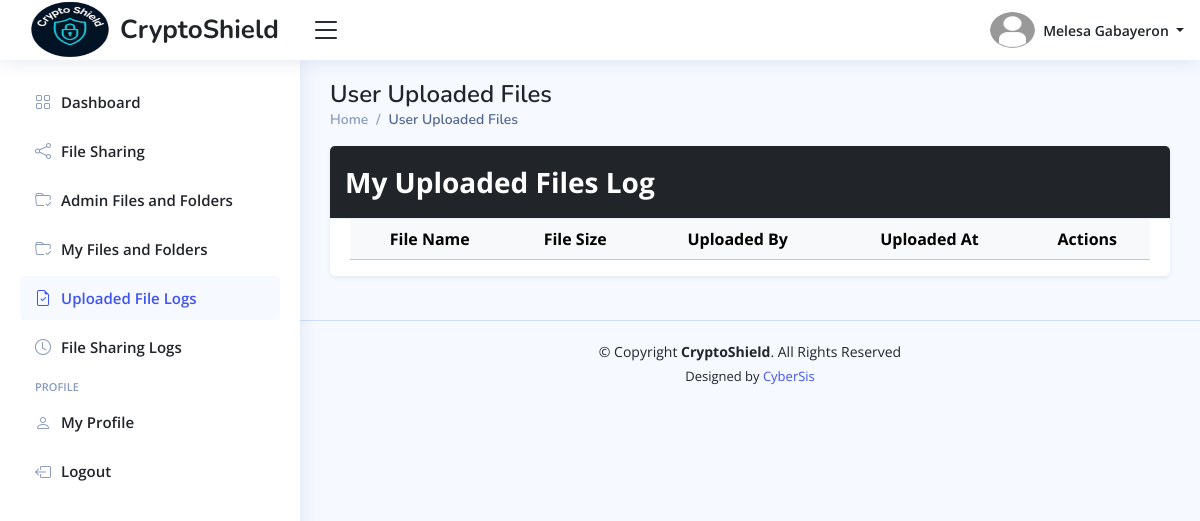
The app's page /officials/home.php?page=user-uploaded-files (signed in) with its own data.
### tables this page shows
CREATE TABLE `officials_info_tbl` (
  `official_id` int(11) NOT NULL,
  `profile_picture` varchar(255) DEFAULT NULL,
  `date_of_birth` date DEFAULT NULL,
  `gender` enum('Male','Female','Others') DEFAULT 'Others',
  `phone_number` varchar(100) NOT NULL,
  `full_address` varchar(255) NOT NULL,
  `updated_at` timestamp NOT NULL DEFAULT current_timestamp() ON UPDATE current_timestamp()
);

CREATE TABLE `officials_accounts_tbl` (
  `official_id` int(11) NOT NULL,
  `first_name` varchar(100) NOT NULL,
  `middle_name` varchar(100) DEFAULT NULL,
  `last_name` varchar(100) NOT NULL,
  `email_address` varchar(150) NOT NULL,
  `official_password` varchar(255) NOT NULL,
  `position` enum('Brgy. Captain','Brgy. Secretary','Brgy. Treasurer','Brgy. Kagawad','S.K. Chairman','S.K. Kagawad') NOT NULL,
  `is_online` enum('Yes','No') DEFAULT 'No',
  `reset_password_token` varchar(255) DEFAULT NULL,
  `password_token_expiry` datetime DEFAULT NULL,
  `created_at` timestamp NOT NULL DEFAULT current_timestamp(),
  `updated_at` timestamp NOT NULL DEFAULT current_timestamp() ON UPDATE current_timestamp(),
  `last_login` timestamp NULL DEFAULT NULL
);

### officials/includes/page-titles.php (called while the page is built)
<?php
    $page_titles = [
        "dashboard" => "$position's Dashboard",
        "admin-files-and-folders" => "Admin Files and Folders", "admin-folder-contents" => "Admin Folder Details",
        "my-files-and-folders" => "My Files and Folders", "my-folder-contents" => "My Folder Details", "folder-contents" => "Folder Contents",
        "officials-accounts" => "Officials Accounts",
        "employee-management" => "Employee Management",
        "user-uploaded-files" => "User Uploaded Files",
        "file-sharing" => "File Sharing",
        "file-sharing-logs" => "File Sharing Logs",
        "user-profile" => "User Profile"
    ];
?>

### officials/includes/pagetitle.php (the view, shortened to what this page needs)
<div class="pagetitle">
    <h1>
        <?php echo htmlspecialchars($page_titles[$page_name]); ?>
    </h1>
    <nav>
        <ol class="breadcrumb">
            <li class="breadcrumb-item"><a href="home.php?page=dashboard"> Home </a></li>
            <li class="breadcrumb-item active">
                <?php echo htmlspecialchars($page_titles[$page_name]); ?>
            </li>
        </ol>
    </nav>
</div>

### officials/includes/header.php (shortened to what this page needs)
<header id="header" class="header fixed-top d-flex align-items-center">
    <div class="d-flex align-items-center justify-content-between">
        <a href="home.php?page=dashboard" class="logo d-flex align-items-center">
            <img src="../assets/imgs/logo.png" alt="Logo" width="100">
            <span class="d-none d-lg-block"> CryptoShield </span>
        </a>
        <i class="bi bi-list toggle-sidebar-btn"></i>
    </div>
    <nav class="header-nav ms-auto">
        <ul class="d-flex align-items-center">
            <li class="nav-item dropdown pe-3">
                <a class="nav-link nav-profile d-flex align-items-center pe-0" href="#" data-bs-toggle="dropdown">
                    <img src="<?php echo htmlspecialchars($image_path . $profile_picture); ?>" alt="Profile Image" class="rounded-circle" width="45" height="45">
                    <span class="d-none d-md-block dropdown-toggle ps-2">
                        <?php echo htmlspecialchars($first_name . " " . $last_name); ?>
                    </span>
                </a>
            </li>
        </ul>
    </nav>
</header>

### assets/main/css/main-style.css (style rules this page uses)
:root { scroll-behavior: smooth; }
body { font-family: "Open Sans", sans-serif; background: #f6f9ff; color: #444444; }
a { color: #4154f1; text-decoration: none; }
h1, h2, h3, h4, h5, h6 { font-family: "Nunito", sans-serif; }
.pagetitle { margin-bottom: 10px; }
.pagetitle h1 { font-size: 24px; margin-bottom: 0; font-weight: 600; color: #212529; }
.breadcrumb { font-size: 14px; font-family: "Nunito", sans-serif; color: #899bbd; font-weight: 600; }
.breadcrumb a { color: #899bbd; transition: 0.3s; }
.breadcrumb .breadcrumb-item::before { color: #899bbd; }
.breadcrumb .active { color: #51678f; font-weight: 600; }
.logo { line-height: 1; }
@media (min-width: 1200px) { .logo { width: 280px; } }
.logo span { font-size: 26px; font-weight: 700; color: #212529; font-family: "Nunito", sans-serif; }
.header { transition: all 0.5s; z-index: 997; height: 60px; box-shadow: 0px 2px 20px rgba(1, 41, 112, 0.1); background-color: #fff; padding-left: 20px; }
.header .toggle-sidebar-btn { font-size: 32px; padding-left: 10px; cursor: pointer; color: #212529; }
.header-nav ul { list-style: none; }
.header-nav>ul { margin: 0; padding: 0; }
.header-nav .nav-profile { color: #212529; }
.header-nav .nav-profile img { max-height: 36px; }
.header-nav .nav-profile span { font-size: 14px; font-weight: 600; }

### officials/home.php (style rules this page uses)
.logo img { max-height: 70px; }

### records on screen
officials_info_tbl: official_id.last_name "Melesa Gabayeron", official_id.position "User Uploaded Files"
